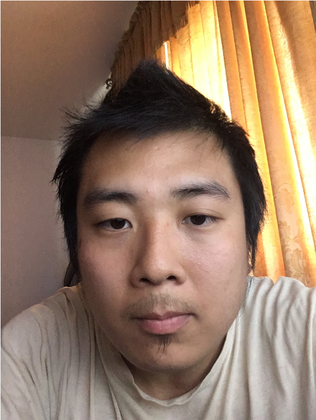
%> input picture ELEC498/2D Fourier Analysis/p1img.png, 316 x 420 px, shrunk from 586 x 779 before the run
$ octave q1c.m   (GNU Octave 9; MATLAB toolbox functions it lacks are replaced by stand-ins)
%> lines starting %> are read from the running program, lines starting %| are printed output that depends on the picture
%q1c

clear
clc
clf

I1=imread('p1img.png');
%> I1 is the input picture: size 420x316x3 uint8; mean R, G, B 149.3, 122.4, 101.5
%imshow(I1); %command to test for corrupt image
I1g=I1(:,:,2); %third parameter is r, g, or b ,=1, 2, 3. pick none
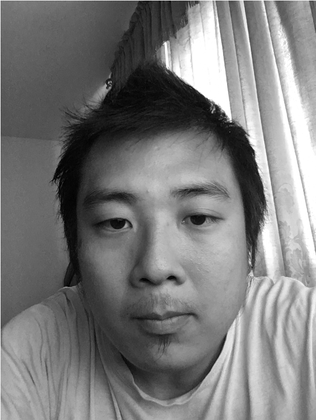
%> I1g: size 420x316 uint8; min 0, max 255, mean 122.4
%imshow(I1g); %result: gives greyscale
I1gdub=im2double(I1g); %uint8 to double
%imshow(I1dub);
%ft=fftshift( fft2(I1gdub) );
ft=fftshift(fft2(I1gdub));
% [8 lines of commented-out code are left out]
zt=ifft2(ifftshift(ft));
% [5 lines of commented-out code are left out]

subplot(2,2,1);
imshow(I1gdub);
title('Green channel and Double');

subplot(2,2,2);
imshow(abs(ft));
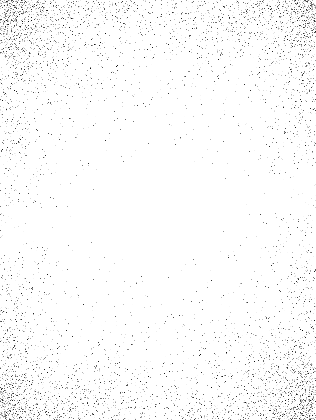
%> displayed picture: size 420x316, on the screen's scale of 0 to 255; min 6, max 255, mean 250.7
title('FT of me');

subplot(2,2,3);
imshow(zt);
title('IFT of FT');

%saveas(gcf,'q1c.png')
